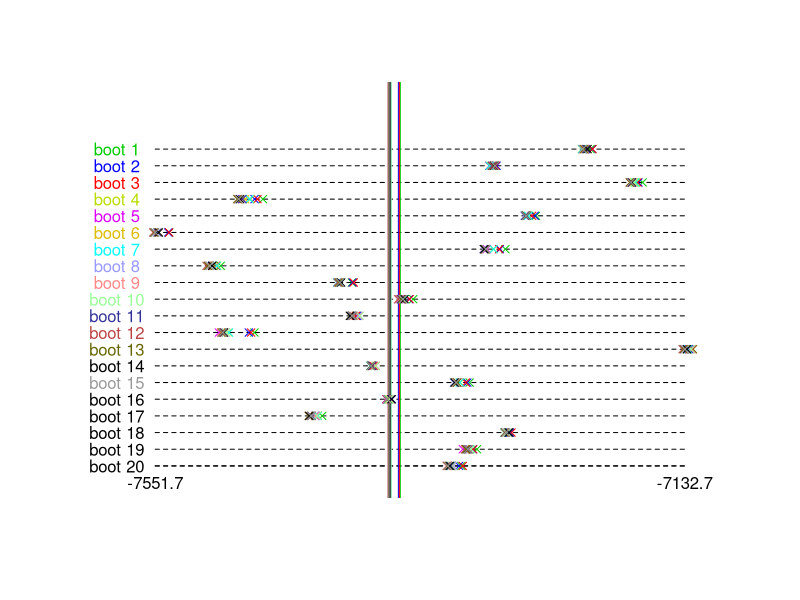
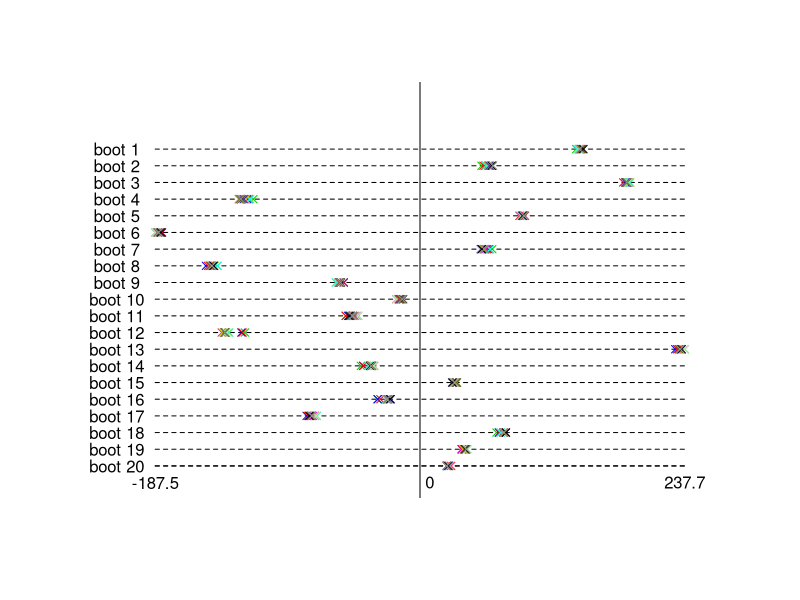

The R source for these figures, in order: (Note: this script raises an error after producing the figures.)
#!/usr/bin/env R
t = read.table('sitelnL3000.csv', sep='\t', header=TRUE)

d1.2 = 2*(t$tree1 - t$tree2)
d1.3 = 2*(t$tree1 - t$tree3)

nsites = length(d1.2)


    
t$tree1 = -t$tree1
t$tree2 = -t$tree2
t$tree3 = -t$tree3
t$tree4 = -t$tree4
t$tree5 = -t$tree5
t$tree6 = -t$tree6
t$tree7 = -t$tree7
t$tree8 = -t$tree8
t$tree9 = -t$tree9
t$tree10 = -t$tree10
t$tree11 = -t$tree11
t$tree12 = -t$tree12
t$tree13 = -t$tree13
t$tree14 = -t$tree14
t$tree15 = -t$tree15
lnL1 = -sum(t$tree1)
lnL2 = -sum(t$tree2)
lnL3 = -sum(t$tree3)


bootstrap = function(lnLList, nreps) {
    ntrees = length(lnLList);
    nsites = length(lnLList[[1]]);
    inds = seq(1, nsites);
    b = c();
    for (r in seq(1, nreps)) {
        rinds = sample(inds, replace=TRUE);
        s = c();
        for (j in seq(1, ntrees)) {
            resam = lnLList[[j]][rinds]
            s[[j]] = sum(resam)
        }
        b[[r]] = s
    }
    b
}

d = list(t$tree1, t$tree2, t$tree3
        , t$tree4, t$tree5, t$tree6, t$tree7, t$tree8, t$tree9, t$tree10 , t$tree11 , t$tree12 , t$tree13 , t$tree14 , t$tree15
       )

ntrees = length(d);
scores = c()
for (i in seq(ntrees)) {
    scores[i] = sum(d[[i]])
}
mle.score = max(scores)
obs.ts =  scores - mle.score

nreps = 250
num.to.plot = 20
bs = bootstrap(d, nreps)
print(c("bs=", bs))


nsites = length(d[[1]]);
mean.list = rep(0, ntrees)
min.list = rep(0, ntrees)
max.list = rep(0, ntrees)
for (i in seq(1, ntrees)) {
    mean.v = 0;
    max.v = -11e300;
    min.v = 0;
    for (j in seq(1, nreps)) {
        v = bs[[j]][[i]];
        print(c("v=", v))
        mean.v = mean.v + v
        if (j <= num.to.plot) {
            min.v = min(min.v, v);
            max.v = max(max.v, v);
        }
    }
    mean.list[[i]] = mean.v/nreps
    min.list[[i]] = min.v
    max.list[[i]] = max.v
}

print(c("mean.list=", mean.list))
print(c("min.list=", min(min.list)))
print(c("max.list=", max(max.list)))


c.max.v = -11e300;
c.min.v = 0;
centered = c()
for (j in seq(1, nreps)) {
    row.list = c()
    for (i in seq(1, ntrees)) {
        v = bs[[j]][[i]] - mean.list[[i]];
        row.list[[i]] = v;
        if (j <= num.to.plot) {
            c.max.v = max(c.max.v, v);
            c.min.v = min(c.min.v, v);
        }
    }
    centered[[j]] = row.list;
}

u.real.width = max.v - min.v
c.real.width = c.max.v - c.min.v

denom = 1 + num.to.plot
uoffset = 0.1
uwidth = 1.1

colors = c( "#00CC00", # dark green
            "#0000FF", # bright blue
            "#FF0000"  # bright red
          , "#BBDD00" # yellow
          , "#DD00FF" # purple
          , "#DDBB00" # orange
          , "#00FFFF" #  cyan
          , "#9999FF" # cornflower blue
          , "#FF8888" # pink
          , "#99FF99" #light green
          , "#333399" # dark blue
          , "#BB4444" # salmon
          , "#666600" # brown
          , "#000000" # black
          , "#999999" # grey
          )

pdf("sh_test_uncentered_plots.pdf")
plot(x=c(uoffset, uoffset + uwidth), y=c(1/denom, 1/denom), type='l', lty=2, 
     xlim=c(0, uwidth + 2*uoffset), 
     ylim=c(0, 1.1), axes=FALSE, ylab="", xlab="", main="")
for (i in seq(num.to.plot)) {
    text(0.02, 1 - i/denom, paste('boot', as.character(i), sep=' ') , col=colors[i])
    lines(c(uoffset, uoffset + uwidth), c(i/denom, i/denom), lty=2)
}
text(uoffset, 0, as.character(round(min.v, 1)))
text(uoffset + uwidth, 0, as.character(round(max.v, 1)))
for (j in seq(ntrees)) {
    abline(v=uoffset + uwidth*(mean.list[[j]] - min.v)/u.real.width, col=colors[j], cex=0.5)
}
for (i in seq(num.to.plot)) {
    y = 1 - i/denom
    for (j in seq(ntrees)) {
        points(uoffset + uwidth*(bs[[i]][[j]] - min.v)/u.real.width, y, col=colors[j], pch=4)
    }
}
dev.off()


coffset = 0.1
cwidth = 1.1

pdf("sh_test_centered_plots.pdf")

plot(x=c(uoffset, uoffset + uwidth), y=c(1/denom, 1/denom), type='l', lty=2, 
     xlim=c(0, 2*coffset + cwidth), 
     ylim=c(0,1.1), axes=FALSE, ylab="", xlab="", main="")
for (i in seq(num.to.plot)) {
    text(0.02, 1 - i/denom, paste('boot', as.character(i), sep=' '))
    lines(c(coffset, coffset + cwidth), c(i/denom,  i/denom), lty=2)
}
abline(v=coffset + cwidth/2)
text(coffset, 0, as.character(round(c.min.v, 1)))
text(0.02 + coffset + cwidth/2, 0.0, "0")
text(coffset + cwidth, 0.0, as.character(round(c.max.v, 1)))

for (i in seq(num.to.plot)) {
    y = 1 - i/denom
    for (j in seq(ntrees)) {
        points(coffset + cwidth*(centered[[i]][[j]] - c.min.v)/c.real.width, y, col=colors[j], pch=4)
    }
}

dev.off()



coffset = uoffset
cwidth = uwidth
toffset = 0.1
twidth = cwidth

t.max.v = 0.0
t.min.v = 0.0
boot.ts = c()
for (j in seq(1, nreps)) {
    t.row.list = c()
    for (i in seq(1, ntrees)) {
        c.max.row = max(centered[[j]]) ;
        t.row.list = centered[[j]] - c.max.row  ;
        if (j <= num.to.plot) {
            t.min.v = min(t.min.v, min(t.row.list));
        }
    }
    boot.ts[[j]] = t.row.list;
}
t.real.width = -t.min.v;
pdf("sh_test_stat_plots.pdf")

plot(x=c(coffset, coffset + cwidth), y=c(1/denom, 1/denom), type='l', lty=2, 
     xlim=c(0,toffset + twidth + coffset), 
     ylim=c(0,1.1), axes=FALSE, ylab="", xlab="", main="")
for (i in seq(num.to.plot)) {
    text(0.02, 1 - i/denom, paste('boot', as.character(i), sep=' '))
    lines(c(toffset, toffset + twidth), c(i/denom, i/denom), lty=2)
    lines(c(coffset, coffset + cwidth), c(i/denom,  i/denom), lty=2)
}
text(toffset - 0.01 , 0, "0")
mts = min(obs.ts)
text(toffset - twidth*mts/t.real.width + 0.03, 0.0, as.character(round(2*mts, 1)))

for (i in seq(num.to.plot)) {
    y = 1 - i/denom
    for (j in seq(ntrees)) {
        vts = boot.ts[[i]][[j]]
        print(c("testing ", vts, "<=", obs.ts[[j]]))
        if (vts <= obs.ts[[j]]) {
            point.type = 4
        }
        else {
            point.type = 3
        }
        points(toffset - twidth*vts/t.real.width, y, col=colors[j], pch=point.type)
    }
}

for (j in seq(ntrees)) {
    abline(v=toffset + - twidth*obs.ts[[j]]/t.real.width, col=colors[j], cex=0.5)
}


print(c("obs.ts = ", obs.ts))
dev.off()












